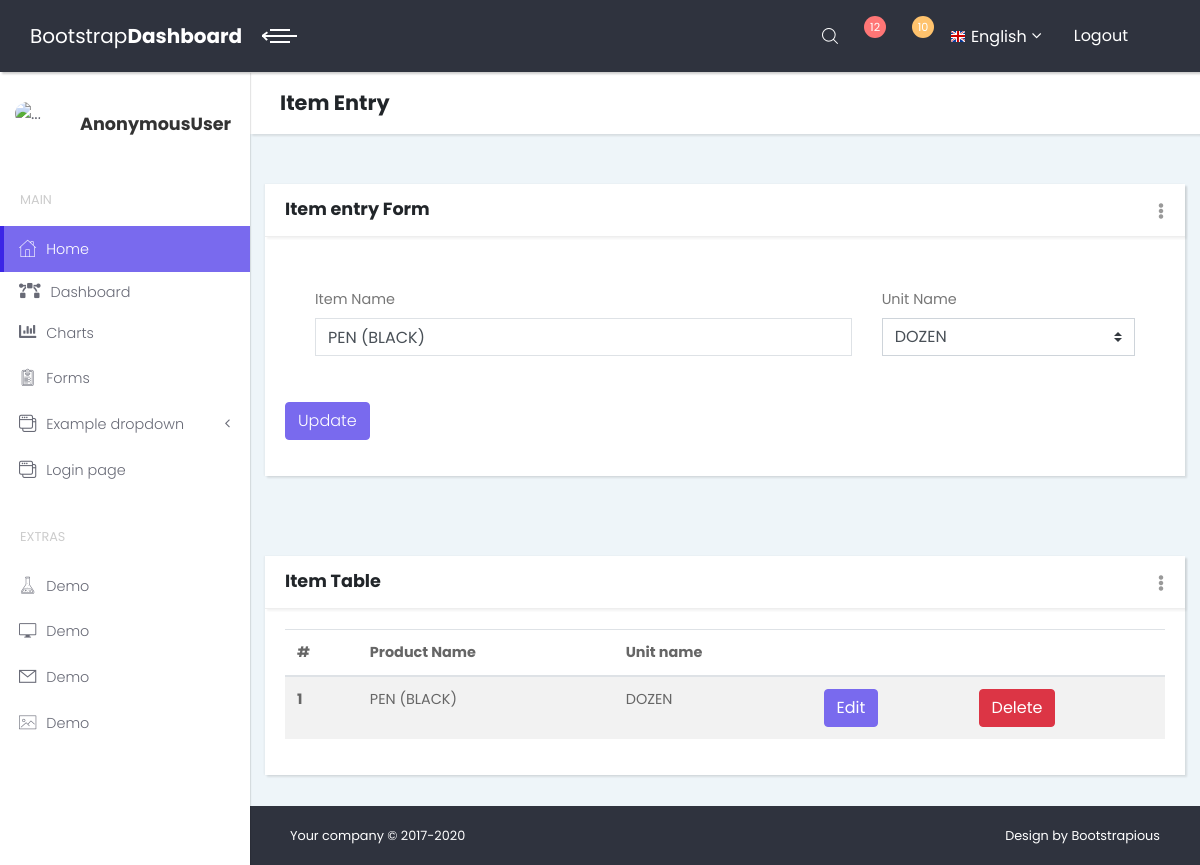
/item/entry/edit/69/, run on an earlier commit of the app's database.
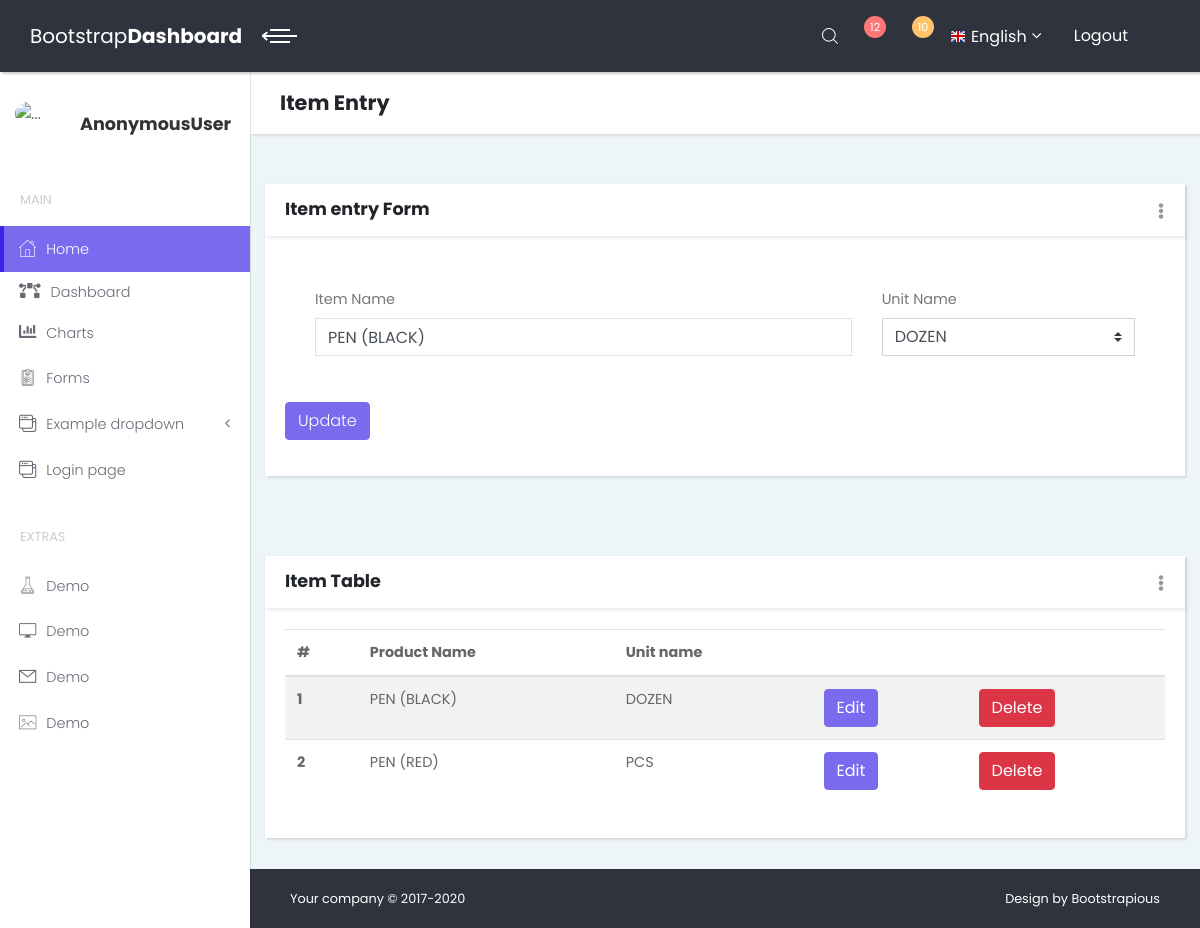
And on a later commit of the database.
### insurance/models.py (models this page shows)
class ItemEntryM(models.Model):
    Itemname=models.CharField(max_length=255,null=True,blank=True)
    Unit=models.CharField(max_length=255,null=True,blank=True)
    objects=models.Manager()

### insurance/views.py (the view)
# urls.py: path('item/entry/edit/<int:id>/', views.itemnameeditV,name='itementryedit'),
def itemnameeditV(request,id=0):
    item = ItemEntryM.objects.all()
    if id !=0:
        itemedit=ItemEntryM.objects.filter(pk=id)
    return render(request, 'inventory/itementryedit.html',{'itemedit':itemedit,'item':item})

### insurance/templates/inventory/itementryedit.html (shortened to what this page needs)
{%extends 'index.html'%}
{%block contant%}
<header class="page-header">
    <div class="container-fluid">
        <h2 class="no-margin-bottom">Item Entry</h2>
    </div>
</header>
<section class="dashboard-counts no-padding-bottom">
    <div class="col-lg-12">
        <div class="card">
            <div class="card-close">
                <div class="dropdown">
                    <button type="button" id="closeCard1" data-toggle="dropdown" aria-haspopup="true"
                            aria-expanded="false" class="dropdown-toggle"><i class="fa fa-ellipsis-v"></i></button>
                </div>
            </div>
            <div class="card-header d-flex align-items-center">
                <h3 class="h4">Item entry Form</h3>
            </div>
            <div class="card-body">
                {%for x in itemedit%}
                <form action="{%url 'itementryupdate' x.id%}" method="post" enctype="multipart/form-data">
                    <div class="row">
                    <div class="form-group col-md-8" id="itm">
                        <label class="form-control-label">Item Name</label>
                        <input type="text" placeholder="Item Name" class="form-control" name="itemname" id="ito" value="{{x.Itemname}}">
                    </div>
                    <div class="form-group col-md-4" id="sel">
                        <label class="form-control-label">Unit Name</label>
                        <div id="otm">
                        <select class="custom-select" name="unit" required>
                            <option value="{{x.Unit}}">{{x.Unit}}</option>
                        </select>
                    </div>
                        </div>
                        </div>
                    <div class="form-group">
                        <input type="submit" value="Update" class="btn btn-primary">
                    </div>
                </form>
                {%endfor%}
            </div>
        </div>
    </div>
</section>
<section class="dashboard-counts no-padding-bottom">
<div class="col-lg-12">
                  <div class="card">
                    <div class="card-close">
                      <div class="dropdown">
                        <button type="button" id="closeCard2" data-toggle="dropdown" aria-haspopup="true" aria-expanded="false" class="dropdown-toggle"><i class="fa fa-ellipsis-v"></i></button>
                      </div>
                    </div>
                    <div class="card-header d-flex align-items-center">
                      <h3 class="h4">Item Table</h3>
                    </div>
                    <div class="card-body">
                      <div class="table-responsive">
                        <table class="table table-striped">
                          <thead>
                            <tr>
                              <th>#</th>
                              <th>Product Name</th>
                              <th>Unit name</th>
                              <th></th>
                              <th></th>
                            </tr>
                          </thead>
                          <tbody>
                            {%for x in item%}
                            <tr>
                              <th scope="row">{{forloop.counter}}</th>
                              <td>{{x.Itemname}}</td>
                              <td>{{x.Unit}}</td>
                              <td><a href="{%url 'itementryedit' x.id%}" class="btn btn-primary">Edit</a></td>
                              <td><a href="{%url 'itementrydelete' x.id%}" class="btn btn-danger">Delete</a></td>
                            </tr>
                          {%endfor%}
                          </tbody>
                        </table>
                      </div>
                    </div>
                  </div>
                </div>
</section>
{%endblock%}

What changed in the data, as far as the page shows it:
added ItemEntryM: Itemname "PEN (RED)", Unit "PCS", shown under "Item Table"
